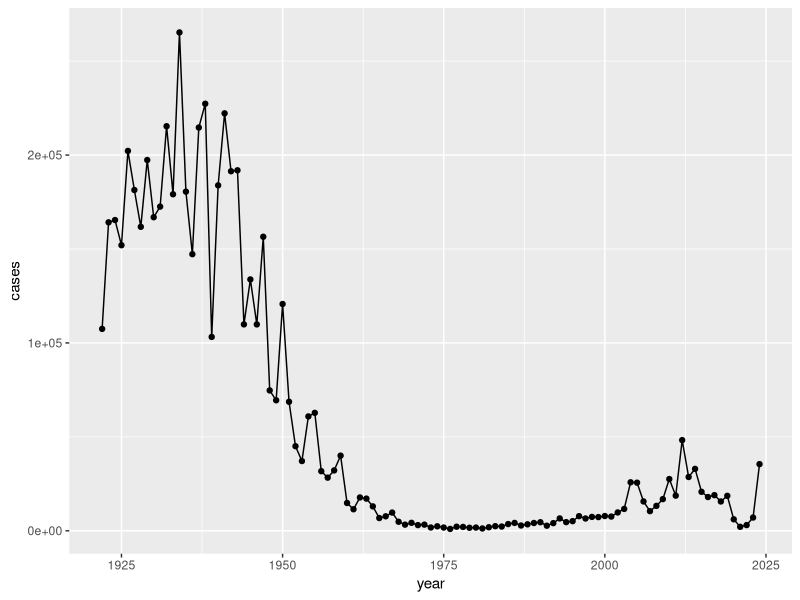
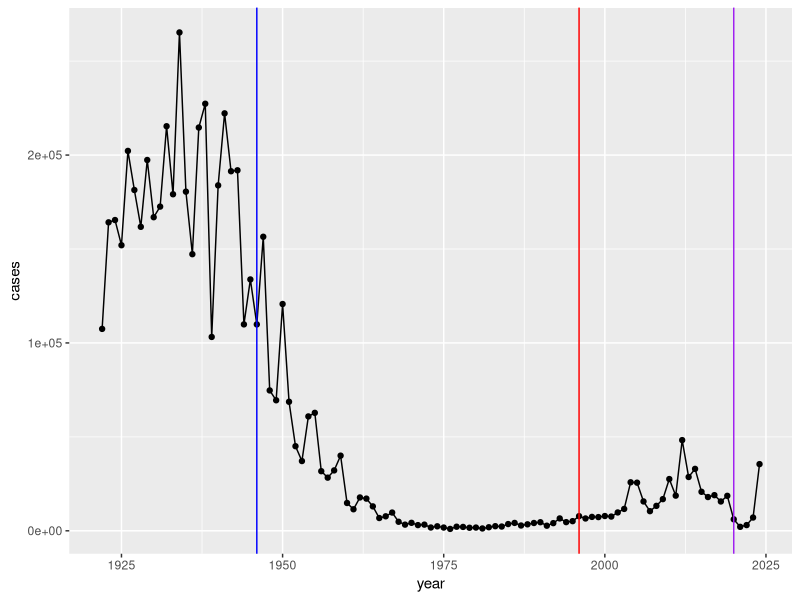

Reproduce these figures in R, in order. (Note: this script raises an error after producing the figures.)
## ---- chunk 1
cdc <- data.frame(
                          year = c(1922L,
                                   1923L,1924L,1925L,1926L,1927L,1928L,
                                   1929L,1930L,1931L,1932L,1933L,1934L,1935L,
                                   1936L,1937L,1938L,1939L,1940L,1941L,
                                   1942L,1943L,1944L,1945L,1946L,1947L,1948L,
                                   1949L,1950L,1951L,1952L,1953L,1954L,
                                   1955L,1956L,1957L,1958L,1959L,1960L,
                                   1961L,1962L,1963L,1964L,1965L,1966L,1967L,
                                   1968L,1969L,1970L,1971L,1972L,1973L,
                                   1974L,1975L,1976L,1977L,1978L,1979L,1980L,
                                   1981L,1982L,1983L,1984L,1985L,1986L,
                                   1987L,1988L,1989L,1990L,1991L,1992L,1993L,
                                   1994L,1995L,1996L,1997L,1998L,1999L,
                                   2000L,2001L,2002L,2003L,2004L,2005L,
                                   2006L,2007L,2008L,2009L,2010L,2011L,2012L,
                                   2013L,2014L,2015L,2016L,2017L,2018L,
                                   2019L,2020L,2021L,2022L,2023L,2024L),
  cases = c(107473,
                                   164191,165418,152003,202210,181411,
                                   161799,197371,166914,172559,215343,179135,
                                   265269,180518,147237,214652,227319,103188,
                                   183866,222202,191383,191890,109873,
                                   133792,109860,156517,74715,69479,120718,
                                   68687,45030,37129,60886,62786,31732,28295,
                                   32148,40005,14809,11468,17749,17135,
                                   13005,6799,7717,9718,4810,3285,4249,
                                   3036,3287,1759,2402,1738,1010,2177,2063,
                                   1623,1730,1248,1895,2463,2276,3589,
                                   4195,2823,3450,4157,4570,2719,4083,6586,
                                   4617,5137,7796,6564,7405,7298,7867,
                                   7580,9771,11647,25827,25616,15632,10454,
                                   13278,16858,27550,18719,48277,28639,
                                   32971,20762,17972,18975,15609,18617,6124,
                                   2116,3044,7063,35493)
)
## ---- chunk 2
library(ggplot2)

cases <- ggplot(cdc) +
  aes(year, cases) +
  geom_point() +
  geom_line()

cases
## ---- chunk 3
cases + geom_vline(xintercept = 1946, col = "blue") +
  geom_vline(xintercept = 1996, col = "red") +
  geom_vline(xintercept = 2020, col = "purple")
## ---- chunk 4
library(jsonlite)

subject <- read_json("https://www.cmi-pb.org/api/v5_1/subject", simplifyVector = TRUE)

head(subject)
## ---- chunk 5
nrow(subject)
## ---- chunk 6
table(subject$infancy_vac)
## ---- chunk 7
table(subject$biological_sex)
## ---- chunk 8
table(subject$race, subject$biological_sex)
## ---- chunk 9
specimen <- read_json("https://www.cmi-pb.org/api/v5_1/specimen", simplifyVector = TRUE)

ab_data <- read_json("http://cmi-pb.org/api/v5_1/plasma_ab_titer", simplifyVector = TRUE)
## ---- chunk 10
head(specimen)
## ---- chunk 11
library(dplyr)

meta <- inner_join(subject, specimen)

head(meta)
## ---- chunk 12
head(ab_data)
## ---- chunk 13
abdata <- inner_join(ab_data, meta)
head(abdata)
## ---- chunk 14
dim(abdata)
## ---- chunk 15
table(abdata$isotype)
## ---- chunk 16
table(abdata$antigen)
## ---- chunk 17
table(abdata$dataset)
## ---- chunk 18
ggplot(abdata) +
  aes(MFI, antigen) +
  geom_boxplot()
## ---- chunk 19
ggplot(abdata) +
  aes(MFI, antigen, col=infancy_vac) +
  geom_boxplot()
## ---- chunk 20
igg <- abdata |> filter(isotype == "IgG")

head(igg)
## ---- chunk 21
ggplot(abdata) +
  aes(MFI_normalised, antigen, col=infancy_vac) +
  geom_boxplot() +
  facet_wrap(~visit)
## ---- chunk 22
table(igg$dataset)
## ---- chunk 23
pt_igg <- abdata |> filter(isotype == "IgG", antigen == "PT", dataset == "2021_dataset")
## ---- chunk 24
dim(pt_igg)
## ---- chunk 25
ggplot(pt_igg) +
  aes(actual_day_relative_to_boost, MFI_normalised, col=infancy_vac, group=subject_id) +
  geom_point() +
  geom_line() +
  theme_bw() +
  geom_vline(xintercept = 0) +
  geom_vline(xintercept = 14)
